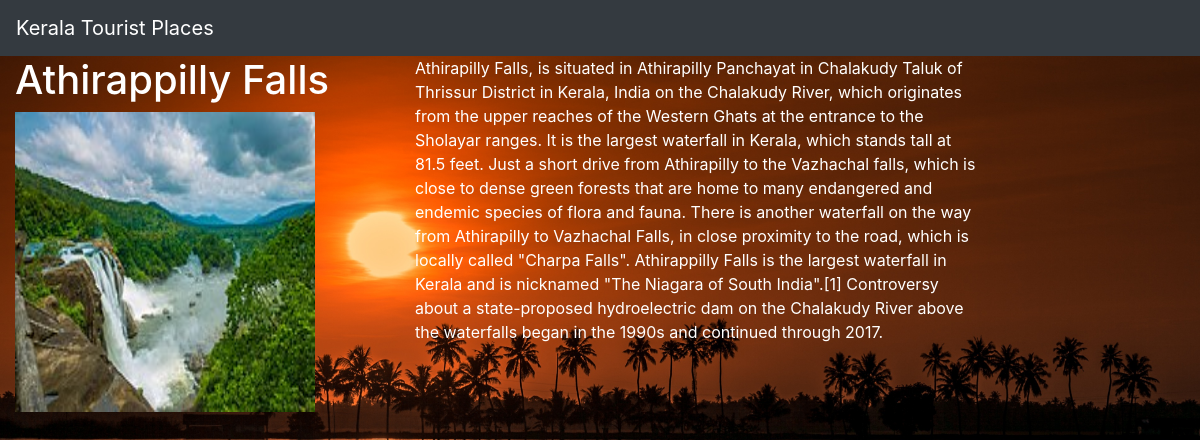
/details/4, run on the app's committed database.
### TripApp/models.py (models this page shows, shortened)
class Trip(models.Model):
    name = models.CharField(max_length=250)
    img = models.FileField(upload_to='img')
    desc = models.TextField()

### TripApp/views.py (the view)
# urls.py: path('details/<int:ID>', views.details, name='details'),
def details(request,ID):
    trip=Trip.objects.get(id=ID)
    context={'details':trip}
    return render(request, 'details.html', context)

### Templates/details.html (shortened to what this page needs)
{% extends 'base.html' %}
{% block body %}
<body>
<div class="container-fluid">
    <div class="row">
        <div class="col-md-4">
            <h1 style="color:white">{{details.name}}</h1>
            <img src="{{details.img.url}}" width="300" height="300">
        </div>
            <div class="col-md-6" style="color:white">
                {{details.desc}}<br>
            </div>
    </div>
</div>
</body>
{% endblock %}

### static/style.css (style rules this page uses)
body { background-image:url("image/back.png"); background-color:aqua; background-attachment:fixed; background-repeat:no-repeat; background-size:100% 100%; color:black; }

### data on the page
Trip: name "Athirappilly Falls", img (picture), desc "Athirapilly Falls, is situated in Athirapilly Panchayat in Chalakudy Taluk of Thrissur District in Kerala, India on the Chalakudy River, which originates from the upper reaches of the Western Ghats at the entrance to the Sholayar ranges. It is the largest waterfall in Kerala, which stands tall at 81.5 feet. Just a short drive from Athirapilly to the Vazhachal falls, which is close to dense green forests that are home to many endangered and endemic species of flora and fauna. There is another waterfall on the way from Athirapilly to Vazhachal Falls, in close proximity to the road, which is locally called \"Charpa Falls\". Athirappilly Falls is the largest waterfall in Kerala and is nicknamed…"
